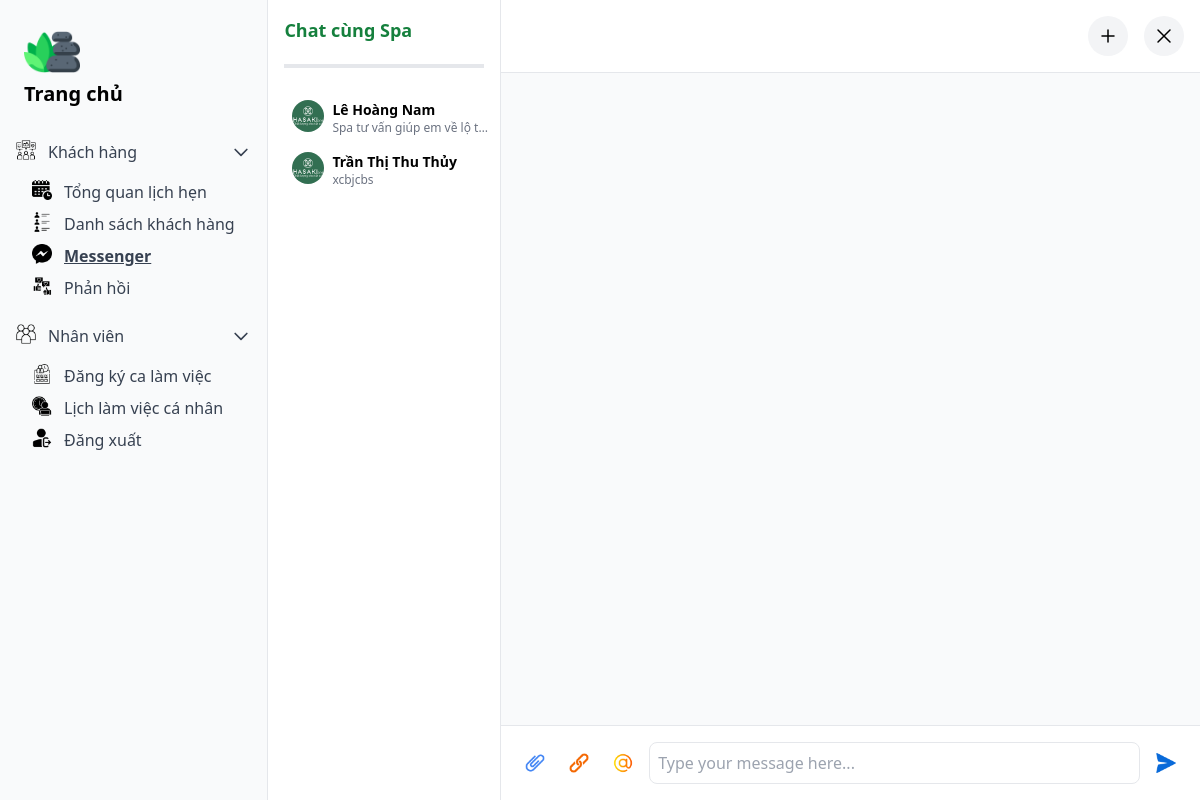
The app's page /messenger (signed in), older data.
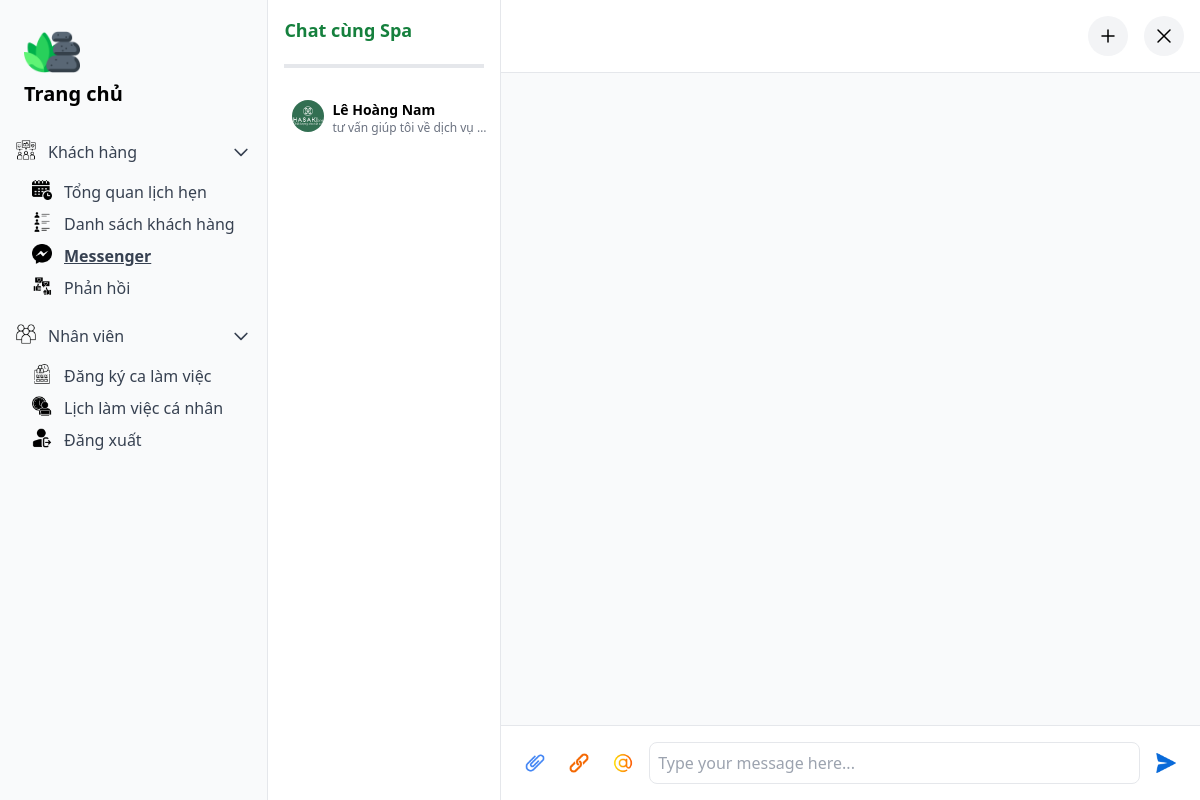
The same page, newer data.
### Hasaki/models.py (models this page shows)
class Customer(models.Model):
    customer_id = models.AutoField(primary_key=True)
    customer_name = models.CharField(max_length=255, null=False)
    phone_number = models.CharField(max_length=10, null=True)
    email = models.EmailField(max_length=255, null=True)
    created_date = models.DateTimeField(null=False, auto_now=True)
    is_delete = models.IntegerField(null=False, default=0)

### Hasaki/views.py (the view)
# urls.py: path('messenger', views.messenger, name='messenger'),
def messenger(request):
    if request.method == 'GET':
        if not request.user.is_authenticated:
            return redirect('/login')
        username = request.GET.get('username')
        if username:
            customer = Customer.objects.filter(email=username).first()
        customers = Messenger.objects.values('customer_id').distinct()
        data = []
        if customers.count() > 0:
            for customer in customers:
                messages = Messenger.objects.filter(customer_id=customer['customer_id']).values('message').order_by('-sent_time')
                info = {
                    'customer': Customer.objects.get(customer_id=customer['customer_id']),
                    'messages': messages
                }
                data.append(info)
        context = {
            'data': data
        }
        return render(request, '../templates/messenger.html', {'context': context})

### Hasaki/templatetags/custom_filters.py (called while the page is built)
@register.filter
def startswith(value, arg):
    return value.startswith(arg)

### templates/messenger.html (shortened to what this page needs)
{% extends "layout_content.html" %}
{% load static %}
{% block detail %}
<div class="flex h-screen w-10/12">
    <div class="w-1/4 bg-white border-r p-4">
        <div class="mb-6">
            <h2 class="text-lg font-semibold text-green-700">Chat cùng Spa</h2>
            <hr class="mt-5 border-2 border-gray-200">
        </div>
        {% for item in context.data %}
            <div>
                <ul class="space-y-4">
                    <li data-customer-id="{{item.customer.customer_id}}" data-index="{{ forloop.counter0 }}"
                        class="bg-transparent rounded p-2 flex items-center hover:bg-green-400">
                        <button type="submit" onclick="showChat(this)" class="w-auto bg-transparent flex flex-row">
                            <span class="w-8 h-8 rounded-full bg-transparent mr-2">
                                <img src="{% static 'img/logo.png' %}" alt="avatar image" class="rounded-full w-8 h-8">
                            </span>
                            <div class="flex flex-col">
                                <h4 class="text-sm font-semibold text-left">{{ item.customer.customer_name }}</h4>
                                <p class="text-xs text-gray-500 justify-start text-left truncate max-w-40">{{ item.messages.0.message }}</p>
                            </div>
                        </button>
                    </li>
                </ul>
            </div>
        {% empty %}
            <div>No message.</div>
        {% endfor %}
    </div>
    <div id="chat-content" class="flex-1 flex flex-col w-full h-full">
    <div class="flex items-center justify-between bg-white p-4 border-b">
        <div class="flex items-center space-x-4">
            <button class="p-2 bg-gray-100 rounded-full">
                <svg xmlns="http://www.w3.org/2000/svg" fill="none" viewBox="0 0 24 24" stroke-width="1.5" stroke="currentColor" class="w-6 h-6">
                    <path stroke-linecap="round" stroke-linejoin="round" d="M12 6v12m6-6H6" />
                </svg>
            </button>
            <button class="p-2 bg-gray-100 rounded-full">
                <svg xmlns="http://www.w3.org/2000/svg" fill="none" viewBox="0 0 24 24" stroke-width="1.5" stroke="currentColor" class="w-6 h-6">
                    <path stroke-linecap="round" stroke-linejoin="round" d="M6 18L18 6M6 6l12 12" />
                </svg>
            </button>
        </div>
    </div>
    <div id="id_chat_item_container" class="flex-1 p-6 bg-gray-50 overflow-y-auto space-y-4"></div>
    <div class="p-4 bg-white border-t flex items-center space-x-2">
        <button class="p-2 rounded-full">
            <img src="{% static 'img/attach-file.png' %}" alt="attach file" class="w-5 h-5 bg-transparent">
        </button>
        <button class="p-2 rounded-full">
            <img src="{% static 'img/chain.png' %}" alt="attach link" class="w-5 h-5 bg-transparent">
        </button>
        <button class="p-2 rounded-full">
            <img src="{% static 'img/at-sign.png' %}" alt="mention" class="w-5 h-5 bg-transparent">
        </button>
        <input id="id_message_send_input" type="text" placeholder="Type your message here..." class="flex-1 p-2 border rounded-lg">
        <button id="id_message_send_button" class="p-2 bg-transparent text-white rounded-full">
            <img src="{% static 'img/send-message.png' %}" alt="send message" class="bg-transparent w-5 h-5">
        </button>
    </div>
</div>
</div>
{% endblock %}

### templates/layout_content.html (shortened to what this page needs)
{% extends "layout.html" %}
{% load static %}
{% load tz %}
{% load custom_filters %}
{% block content %}
<div id="content" class="flex flex-row min-h-screen w-full">
    <aside class="w-72 bg-gray-50 border-r border-gray-200">
        <div class="p-6">
            <h2 class="text-xl font-bold">
                <img src="{% static 'img/spa.png' %}" class="w-14 h-14 mr-3"/>
                Trang chủ
            </h2>
        </div>
        <nav class="px-2">
            <div class="flex flex-col flex-grow">
                <button onclick="showCustomerMenu()" class="flex items-center justify-between w-full text-gray-700 hover:bg-green-100 p-2 rounded-md">
                    <span class="font-medium flex flex-row">
                        <img src="{% static 'img/menu_icon_customer.png' %}" class="sidebar-menu-item"/>
                        Khách hàng
                    </span>
                    <svg id="dropDownCustomer" class="w-5 h-5 transition-transform duration-200 transform" fill="none" stroke="currentColor" viewBox="0 0 24 24" xmlns="http://www.w3.org/2000/svg">
                        <path stroke-linecap="round" stroke-linejoin="round" stroke-width="2" d="M19 9l-7 7-7-7"></path>
                    </svg>
                </button>
                <ul id="menuCustomer" class="pl-6 mt-2 space-y-2">
                    <li>
                        <a href="/schedules?year={% now 'Y' %}&month={% now 'm' %}&day={% now 'd' %}" class="sidebar-menu-item-normal {% if request.path == '/schedules' %} highlight {% endif %}">
                            <img src="{% static 'img/schedule.png' %}" class="w-5 h-5 mr-3"/>
                            Tổng quan lịch hẹn
                        </a>
                    </li>
                    <li>
                        <a href="/customers" class="sidebar-menu-item-normal {% if request.path|startswith:'/customers' %} highlight {% endif %}">
                            <img src="{% static 'img/customer.png' %}" class="sidebar-menu-item"/>
                            Danh sách khách hàng
                        </a>
                    </li>
                    <li>
                        <a href="/messenger" class="sidebar-menu-item-normal {% if request.path == '/messenger' %} highlight {% endif %}">
                            <img src="{% static 'img/messenger.png' %}" class="sidebar-menu-item"/>
                            Messenger
                        </a>
                    </li>
                    <li>
                        <a href="/list-feedback" class="sidebar-menu-item-normal {% if request.path == '/reply' %} highlight {% endif %}">
                            <img src="{% static 'img/reply.png' %}" class="sidebar-menu-item"/>
                            Phản hồi
                        </a>
                    </li>
                </ul>
            </div>
            <div class="mt-4 flex flex-col flex-grow">
                <button onclick="showEmployeeMenu()" class="flex items-center justify-between w-full text-gray-700 hover:bg-green-100 p-2 rounded-md">
                    <span class="font-medium flex flex-row">
                        <img src="{% static 'img/menu_icon_employee.png' %}" class="sidebar-menu-item"/>
                        Nhân viên
                    </span>
                    <svg id="dropDownEmployee" class="w-5 h-5 transition-transform duration-200 transform" fill="none" stroke="currentColor" viewBox="0 0 24 24" xmlns="http://www.w3.org/2000/svg">
                        <path stroke-linecap="round" stroke-linejoin="round" stroke-width="2" d="M19 9l-7 7-7-7"></path>
                    </svg>
                </button>
                <ul id="menuEmployee" class="pl-6 mt-2 space-y-2">
                    <li>
                        <a href="/register-work-shifts" class="sidebar-menu-item-normal {% if request.path == '/reports' %} highlight {% endif %}">
                            <img src="{% static 'img/shift.png' %}" class="sidebar-menu-item"/>
                            Đăng ký ca làm việc
                        </a>
                    </li>
                    <li>
                        <a href="/work-shifts" class="sidebar-menu-item-normal {% if request.path == '/appointments' %} highlight {% endif %}">
                            <img src="{% static 'img/personal.png' %}" class="sidebar-menu-item"/>
                            Lịch làm việc cá nhân
                        </a>
                    </li>
                    <li>
                        <a href="/logout" class="sidebar-menu-item-normal {% if request.path == '/logout' %} highlight {% endif %}">
                            <img src="{% static 'img/logout.png' %}" class="sidebar-menu-item"/>
                            Đăng xuất
                        </a>
                    </li>
                </ul>
            </div>
        </nav>
    </aside>
    {% block detail %}{% endblock %}
</div>
{% endblock %}

### templates/layout.html (shortened to what this page needs)
{% load compress %}
{% load static %}
<!DOCTYPE html>
<html lang="en">
  <head>
    {% compress css %}
      <link rel="stylesheet" href="{% static 'src/output.css' %}">
    {% endcompress %}
  </head>
  <body class="bg-gray-200 flex">
    {% block content %}{% endblock %}
  </body>
</html>

Row changes from the older to the newer data that the page shows:
no longer on this page (row edited): Customer: customer.customer_name "Trần Thị Thu Thủy", messages.0.message "xcbjcbs"
changed Customer "Lê Hoàng Nam": messages.0.message "Spa tư vấn giúp em về lộ t…" → "tư vấn giúp tôi về dịch vụ…"
